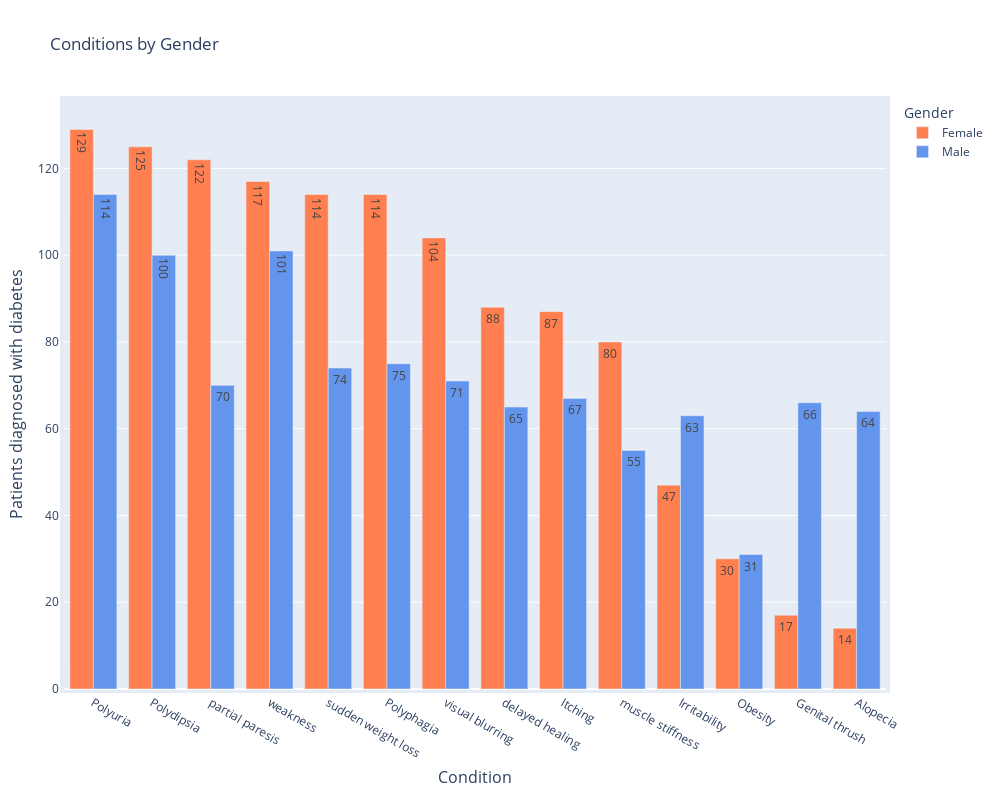

The code cell stored with this chart in its notebook:
### Code cell
# Plot conditions by Gender
fig = px.bar(gender_cond_group, x='Condition', y='value', color='Gender', text='value', width=1000,height=600,title="Conditions by Gender",barmode='group',
            color_discrete_map={
        'Male': 'cornflowerblue',
        'Female': 'coral'
    })
fig.update_traces(textposition='inside')
fig.update_layout(
    uniformtext_minsize=12, 
    uniformtext_mode='hide',
    autosize=False,
    width=1000,
    height=800,
    margin=dict(
        l=50,
        r=50,
        b=100,
        t=100,
        pad=4,
    ),
     yaxis=dict(
        title_text='Patients diagnosed with diabetes',
        titlefont=dict(size=16)
    ),
    xaxis=dict(
        title_text="Condition",
        titlefont=dict(size=16)
    ),
    paper_bgcolor="white"
)
fig.show()

### Figure 1 — Plotly figure (JSON) as saved in the notebook; plotly's stock layout.template omitted (floating-point values rounded to 4 significant figures)
{"data": [{"alignmentgroup": "True", "hovertemplate": "Gender=Female<br>Condition=%{x}<br>value=%{text}<extra></extra>", "legendgroup": "Female", "marker": {"color": "coral", "pattern": {"shape": ""}}, "name": "Female", "offsetgroup": "Female", "orientation": "v", "showlegend": true, "text": ["129", "125", "122", "117", "114", "114", "104", "88", "87", "80", "47", "30", "17", "14"], "textposition": "inside", "type": "bar", "x": ["Polyuria", "Polydipsia", "partial paresis", "weakness", "sudden weight loss", "Polyphagia", "visual blurring", "delayed healing", "Itching", "muscle stiffness", "Irritability", "Obesity", "Genital thrush", "Alopecia"], "xaxis": "x", "y": [129, 125, 122, 117, 114, 114, 104, 88, 87, 80, 47, 30, 17, 14], "yaxis": "y"}, {"alignmentgroup": "True", "hovertemplate": "Gender=Male<br>Condition=%{x}<br>value=%{text}<extra></extra>", "legendgroup": "Male", "marker": {"color": "cornflowerblue", "pattern": {"shape": ""}}, "name": "Male", "offsetgroup": "Male", "orientation": "v", "showlegend": true, "text": ["114", "101", "100", "75", "74", "71", "70", "67", "66", "65", "64", "63", "55", "31"], "textposition": "inside", "type": "bar", "x": ["Polyuria", "weakness", "Polydipsia", "Polyphagia", "sudden weight loss", "visual blurring", "partial paresis", "Itching", "Genital thrush", "delayed healing", "Alopecia", "Irritability", "muscle stiffness", "Obesity"], "xaxis": "x", "y": [114, 101, 100, 75, 74, 71, 70, 67, 66, 65, 64, 63, 55, 31], "yaxis": "y"}], "layout": {"autosize": false, "barmode": "group", "height": 800, "legend": {"title": {"text": "Gender"}, "tracegroupgap": 0}, "margin": {"b": 100, "l": 50, "pad": 4, "r": 50, "t": 100}, "paper_bgcolor": "white", "title": {"text": "Conditions by Gender"}, "uniformtext": {"minsize": 12, "mode": "hide"}, "width": 1000, "xaxis": {"anchor": "y", "domain": [0, 1], "title": {"font": {"size": 16}, "text": "Condition"}}, "yaxis": {"anchor": "x", "domain": [0, 1], "title": {"font": {"size": 16}, "text": "Patients diagnosed with diabetes"}}}}
